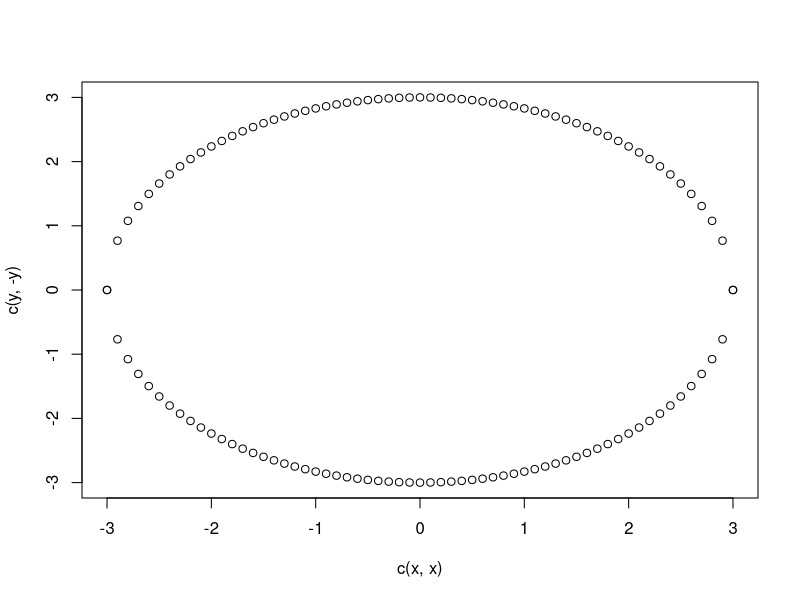

Recreate this plot in R.
###### Home work ***********

#########################################################################
#1 Draw a circle
#########################################################################

r = 3
x = seq(-r,r,by=0.1)
y = sqrt(r*r - x*x)
plot(c(x,x),c(y,-y))


#########################################################################
#2 Factors of a number
#########################################################################
v = c()
num = 20
for (i in 2:num) {
  if (num %% i == 0)
    v = append(v,i)
}

print(v)

#3

#########################################################################
# Creating the data frame.  
#########################################################################
emp.data =  data.frame(  
  employee_id = c (1:5),   
  employee_name = c("Shubham","Arpita","Nishka","Gunjan","Sumit"),  
  sal = c(623.3,915.2,611.0,729.0,843.25))   
str(emp.data)

temp = emp.data[1,]  
print(temp)

#Adding row in the data frame  
x = list(6,"Vaishali",547,"2015-09-01")  
emp.data = rbind(emp.data,x)  

#Adding column in the data frame  
y = c("Moradabad","Lucknow","Etah","Sambhal","Khurja","Uppal")  
cbind(emp.data,Address=y)  

emp.data$sal
cbind(emp.data$sal)
